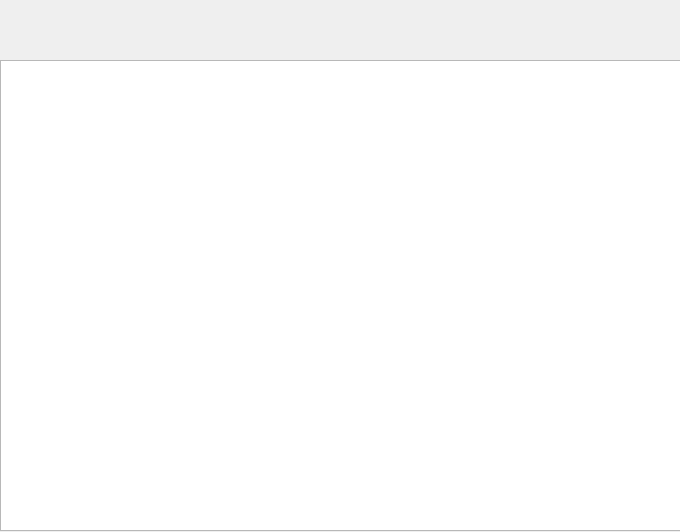
<?xml version="1.0" encoding="UTF-8"?>
<ui version="4.0">
 <class>mostrar_stock</class>
 <widget class="QDialog" name="mostrar_stock">
  <property name="geometry">
   <rect>
    <x>0</x>
    <y>0</y>
    <width>680</width>
    <height>532</height>
   </rect>
  </property>
  <property name="windowTitle">
   <string>Dialog</string>
  </property>
  <widget class="QTableWidget" name="tableWidget_stock">
   <property name="geometry">
    <rect>
     <x>0</x>
     <y>60</y>
     <width>681</width>
     <height>471</height>
    </rect>
   </property>
  </widget>
 </widget>
 <resources/>
 <connections/>
</ui>
